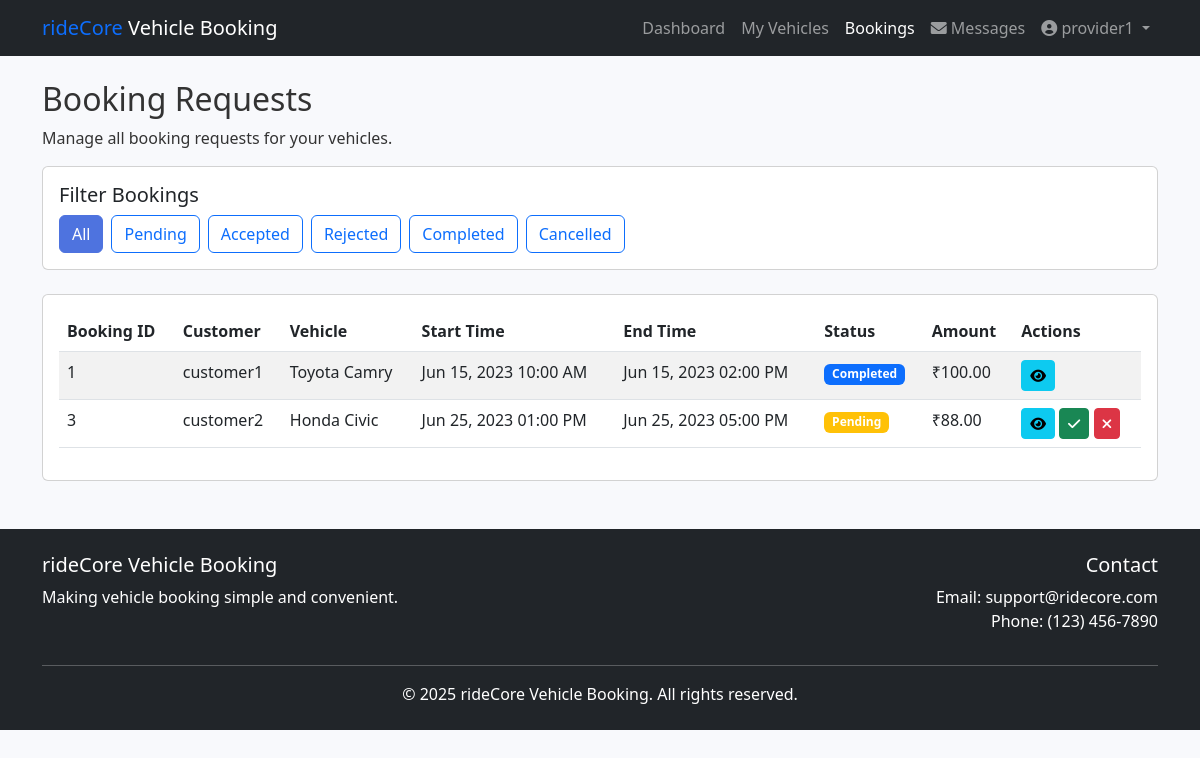
Screenshot of /provider/bookings.php (signed in) with the database file from the repository.
### tables this page shows
CREATE TABLE IF NOT EXISTS bookings (
    booking_id INT AUTO_INCREMENT PRIMARY KEY,
    customer_id INT NOT NULL,
    vehicle_id INT NOT NULL,
    start_time DATETIME NOT NULL,
    end_time DATETIME NOT NULL,
    pickup_location VARCHAR(255) NOT NULL,
    dropoff_location VARCHAR(255) NOT NULL,
    status ENUM('pending', 'accepted', 'rejected', 'completed', 'cancelled') DEFAULT 'pending',
    total_amount DECIMAL(10, 2) NOT NULL,
    created_at TIMESTAMP DEFAULT CURRENT_TIMESTAMP,
    updated_at TIMESTAMP DEFAULT CURRENT_TIMESTAMP ON UPDATE CURRENT_TIMESTAMP,
    FOREIGN KEY (customer_id) REFERENCES users(user_id) ON DELETE CASCADE,
    FOREIGN KEY (vehicle_id) REFERENCES vehicles(vehicle_id) ON DELETE CASCADE
);

CREATE TABLE IF NOT EXISTS users (
    user_id INT AUTO_INCREMENT PRIMARY KEY,
    username VARCHAR(50) NOT NULL,
    email VARCHAR(100) NOT NULL UNIQUE,
    password VARCHAR(255) NOT NULL,
    user_type ENUM('customer', 'service_provider', 'admin') NOT NULL DEFAULT 'customer',
    reset_token VARCHAR(255) DEFAULT NULL,
    reset_token_expires DATETIME DEFAULT NULL,
    created_at TIMESTAMP DEFAULT CURRENT_TIMESTAMP,
    updated_at TIMESTAMP DEFAULT CURRENT_TIMESTAMP ON UPDATE CURRENT_TIMESTAMP
);

CREATE TABLE IF NOT EXISTS vehicles (
    vehicle_id INT AUTO_INCREMENT PRIMARY KEY,
    provider_id INT NOT NULL,
    vehicle_name VARCHAR(100) NOT NULL,
    vehicle_type VARCHAR(50) NOT NULL,
    license_plate VARCHAR(20) NOT NULL,
    model VARCHAR(50) NOT NULL,
    year INT NOT NULL,
    capacity INT NOT NULL,
    rate_per_hour DECIMAL(10, 2) NOT NULL,
    availability BOOLEAN DEFAULT TRUE,
    latitude DECIMAL(10, 8),
    longitude DECIMAL(11, 8),
    image VARCHAR(255),
    created_at TIMESTAMP DEFAULT CURRENT_TIMESTAMP,
    updated_at TIMESTAMP DEFAULT CURRENT_TIMESTAMP ON UPDATE CURRENT_TIMESTAMP,
    FOREIGN KEY (provider_id) REFERENCES users(user_id) ON DELETE CASCADE
);

### models/Booking.php (called while the page is built, shortened)
<?php
class Booking {
    private $conn;
    private $table_name = "bookings";
    public $provider_id;
    public function __construct($db) {
        $this->conn = $db;
    }
    public function readByProvider() {
        $query = "SELECT b.*, v.vehicle_name, v.license_plate, u.username as customer_name
                  FROM " . $this->table_name . " b
                  JOIN vehicles v ON b.vehicle_id = v.vehicle_id
                  JOIN users u ON b.customer_id = u.user_id
                  WHERE v.provider_id = :provider_id
                  ORDER BY b.created_at DESC";
        $stmt = $this->conn->prepare($query);
        $stmt->bindParam(':provider_id', $this->provider_id);
        $stmt->execute();
        return $stmt->fetchAll(PDO::FETCH_ASSOC);
    }
}
?>

### provider/bookings.php (the view, shortened to what this page needs)
<?php
include_once '../models/Booking.php';
$database = new Database();
$db = $database->getConnection();
$booking = new Booking($db);
$booking->provider_id = $_SESSION["user_id"];
$bookings = $booking->readByProvider();
$status_filter = isset($_GET['status']) ? $_GET['status'] : '';
?>
<!DOCTYPE html>
<html lang="en">
<head>
    <link href="https://cdn.jsdelivr.net/npm/bootstrap@5.3.0-alpha1/dist/css/bootstrap.min.css" rel="stylesheet">
    <link rel="stylesheet" href="https://cdnjs.cloudflare.com/ajax/libs/font-awesome/6.0.0-beta3/css/all.min.css">
    <link rel="stylesheet" href="../assets/css/style.css">
</head>
<body>
    <nav class="navbar navbar-expand-lg navbar-dark bg-dark">
        <div class="container">
            <a class="navbar-brand" href="../index.php">
                <span class="text-primary">rideCore</span> Vehicle Booking
            </a>
            <div class="collapse navbar-collapse" id="navbarNav">
                <ul class="navbar-nav ms-auto">
                    <li class="nav-item">
                        <a class="nav-link" href="dashboard.php">Dashboard</a>
                    </li>
                    <li class="nav-item">
                        <a class="nav-link" href="vehicles.php">My Vehicles</a>
                    </li>
                    <li class="nav-item">
                        <a class="nav-link active" href="bookings.php">Bookings</a>
                    </li>
                    <li class="nav-item">
                        <a class="nav-link" href="provider_inbox.php">
                            <i class="fas fa-envelope"></i> Messages
                        </a>
                        </li>
                    <li class="nav-item dropdown">
                        <a class="nav-link dropdown-toggle" href="#" id="navbarDropdown" role="button" data-bs-toggle="dropdown">
                            <i class="fas fa-user-circle"></i> <?php echo htmlspecialchars($_SESSION["username"]); ?>
                        </a>
                    </li>
                </ul>
            </div>
        </div>
    </nav>
    <div class="container mt-4">
        <div class="row">
            <div class="col-md-12">
                <h2>Booking Requests</h2>
                <p>Manage all booking requests for your vehicles.</p>
            </div>
        </div>
        <div class="row mb-4">
            <div class="col-md-12">
                <div class="card">
                    <div class="card-body">
                        <h5 class="card-title">Filter Bookings</h5>
                        <div class="d-flex">
                            <a href="bookings.php" class="btn <?php echo empty($status_filter) ? 'btn-primary' : 'btn-outline-primary'; ?> me-2">All</a>
                            <a href="bookings.php?status=pending" class="btn <?php echo $status_filter == 'pending' ? 'btn-primary' : 'btn-outline-primary'; ?> me-2">Pending</a>
                            <a href="bookings.php?status=accepted" class="btn <?php echo $status_filter == 'accepted' ? 'btn-primary' : 'btn-outline-primary'; ?> me-2">Accepted</a>
                            <a href="bookings.php?status=rejected" class="btn <?php echo $status_filter == 'rejected' ? 'btn-primary' : 'btn-outline-primary'; ?> me-2">Rejected</a>
                            <a href="bookings.php?status=completed" class="btn <?php echo $status_filter == 'completed' ? 'btn-primary' : 'btn-outline-primary'; ?> me-2">Completed</a>
                            <a href="bookings.php?status=cancelled" class="btn <?php echo $status_filter == 'cancelled' ? 'btn-primary' : 'btn-outline-primary'; ?>">Cancelled</a>
                        </div>
                    </div>
                </div>
            </div>
        </div>
        <div class="row">
            <div class="col-md-12">
                <div class="card">
                    <div class="card-body">
                        <div class="table-responsive">
                            <table class="table table-striped table-hover">
                                <thead>
                                    <tr>
                                        <th>Booking ID</th>
                                        <th>Customer</th>
                                        <th>Vehicle</th>
                                        <th>Start Time</th>
                                        <th>End Time</th>
                                        <th>Status</th>
                                        <th>Amount</th>
                                        <th>Actions</th>
                                    </tr>
                                </thead>
                                <tbody>
                                    <?php
                                    if (!empty($bookings)) {
                                        foreach ($bookings as $row) {
                                            $status_badge = '';
                                            switch($row['status']) {
                                                case 'pending':
                                                    $status_badge = '<span class="badge bg-warning">Pending</span>';
                                                    break;
                                                case 'completed':
                                                    $status_badge = '<span class="badge bg-primary">Completed</span>';
                                                    break;
                                            }
                                    ?>
                                    <tr>
                                        <td><?php echo $row['booking_id']; ?></td>
                                        <td><?php echo htmlspecialchars($row['customer_name']); ?></td>
                                        <td><?php echo htmlspecialchars($row['vehicle_name']); ?></td>
                                        <td><?php echo date('M d, Y h:i A', strtotime($row['start_time'])); ?></td>
                                        <td><?php echo date('M d, Y h:i A', strtotime($row['end_time'])); ?></td>
                                        <td><?php echo $status_badge; ?></td>
                                        <td> ₹<?php echo number_format($row['total_amount'], 2); ?></td>
                                        <td>
                                            <a href="view_booking.php?id=<?php echo $row['booking_id']; ?>" class="btn btn-sm btn-info">
                                                <i class="fas fa-eye"></i>
                                            </a>
                                            <?php if($row['status'] == 'pending'): ?>
                                            <a href="update_booking.php?id=<?php echo $row['booking_id']; ?>&action=accept" class="btn btn-sm btn-success">
                                                <i class="fas fa-check"></i>
                                            </a>
                                            <a href="update_booking.php?id=<?php echo $row['booking_id']; ?>&action=reject" class="btn btn-sm btn-danger">
                                                <i class="fas fa-times"></i>
                                            </a>
                                            <?php endif; ?>
                                        </td>
                                    </tr>
                                    <?php
                                        }
                                    }
                                    ?>
                                </tbody>
                            </table>
                        </div>
                    </div>
                </div>
            </div>
        </div>
    </div>
    <footer class="bg-dark text-white py-4 mt-5">
        <div class="container">
            <div class="row">
                <div class="col-md-6">
                    <h5>rideCore Vehicle Booking</h5>
                    <p>Making vehicle booking simple and convenient.</p>
                </div>
                <div class="col-md-6 text-md-end">
                    <h5>Contact</h5>
                    <p>Email: support@ridecore.com<br>Phone: (123) 456-7890</p>
                </div>
            </div>
            <hr>
            <div class="text-center">
                <p class="mb-0">&copy; 2025 rideCore Vehicle Booking. All rights reserved.</p>
            </div>
        </div>
    </footer>
</body>
</html>

### assets/css/style.css (style rules this page uses)
:root { --primary-color: #4e73df; --secondary-color: #1cc88a; --dark-color: #1a1a2e; --light-color: #f8f9fc; --danger-color: #e74a3b; --warning-color: #f6c23e; }
body { font-family: 'Segoe UI', Tahoma, Geneva, Verdana, sans-serif; background-color: #f8f9fc; color: #333; }
.btn-primary { background-color: var(--primary-color); border-color: var(--primary-color); }

### rows the page displays
bookings: booking_id "1", customer.username "customer1", vehicle.vehicle_name "Toyota Camry", start_time "Jun 15, 2023 10:00 AM", end_time "Jun 15, 2023 02:00 PM", status "Completed", total_amount "100.00"
bookings: booking_id "3", customer.username "customer2", vehicle.vehicle_name "Honda Civic", start_time "Jun 25, 2023 01:00 PM", end_time "Jun 25, 2023 05:00 PM", status "Pending", total_amount "88.00"

### other values shown
$_SESSION["username"] "provider1"
